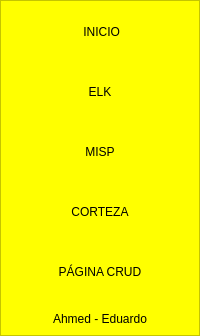
        <widget class="QFrame" name="frame_lateral">
         <property name="minimumSize">
          <size>
           <width>200</width>
           <height>0</height>
          </size>
         </property>
         <property name="maximumSize">
          <size>
           <width>0</width>
           <height>16777215</height>
          </size>
         </property>
         <property name="layoutDirection">
          <enum>Qt::LeftToRight</enum>
         </property>
         <property name="autoFillBackground">
          <bool>false</bool>
         </property>
         <property name="styleSheet">
          <string notr="true">
QFrame{
background-color: yellow;
color: black;
}



QPushButton{
background-color: yellow;
border-top-left-radius: 20px;
border-bottom-left-radius: 20px;
color: black;
font: 75 12pt &quot;Arial Narrow&quot;;
	
}

QPushButton:hover{
background-color: black;
border-top-left-radius: 20px;
border-bottom-left-radius: 20px;
color:yellow;

font: 75 12pt &quot;Arial Narrow&quot;;
}</string>
         </property>
         <property name="frameShape">
          <enum>QFrame::StyledPanel</enum>
         </property>
         <property name="frameShadow">
          <enum>QFrame::Plain</enum>
         </property>
         <layout class="QVBoxLayout" name="verticalLayout_2">
          <property name="spacing">
           <number>20</number>
          </property>
          <property name="leftMargin">
           <number>0</number>
          </property>
          <property name="rightMargin">
           <number>0</number>
          </property>
          <property name="bottomMargin">
           <number>9</number>
          </property>
          <item>
           <widget class="QPushButton" name="bt_inicio">
            <property name="minimumSize">
             <size>
              <width>0</width>
              <height>40</height>
             </size>
            </property>
            <property name="contextMenuPolicy">
             <enum>Qt::DefaultContextMenu</enum>
            </property>
            <property name="layoutDirection">
             <enum>Qt::LeftToRight</enum>
            </property>
            <property name="text">
             <string>              INICIO             </string>
            </property>
            <property name="iconSize">
             <size>
              <width>32</width>
              <height>32</height>
             </size>
            </property>
           </widget>
          </item>
          <item>
           <widget class="QPushButton" name="bt_uno">
            <property name="minimumSize">
             <size>
              <width>0</width>
              <height>40</height>
             </size>
            </property>
            <property name="toolTipDuration">
             <number>0</number>
            </property>
            <property name="styleSheet">
             <string notr="true"/>
            </property>
            <property name="text">
             <string>ELK</string>
            </property>
            <property name="iconSize">
             <size>
              <width>32</width>
              <height>32</height>
             </size>
            </property>
           </widget>
          </item>
          <item>
           <widget class="QPushButton" name="bt_dos">
            <property name="minimumSize">
             <size>
              <width>0</width>
              <height>40</height>
             </size>
            </property>
            <property name="styleSheet">
             <string notr="true"/>
            </property>
            <property name="text">
             <string>MISP</string>
            </property>
            <property name="iconSize">
             <size>
              <width>32</width>
              <height>32</height>
             </size>
            </property>
           </widget>
          </item>
          <item>
           <widget class="QPushButton" name="bt_tres">
            <property name="minimumSize">
             <size>
              <width>0</width>
              <height>40</height>
             </size>
            </property>
            <property name="styleSheet">
             <string notr="true"/>
            </property>
            <property name="text">
             <string>CORTEZA</string>
            </property>
            <property name="iconSize">
             <size>
              <width>32</width>
              <height>32</height>
             </size>
            </property>
           </widget>
          </item>
          <item>
           <widget class="QPushButton" name="bt_cinco">
            <property name="minimumSize">
             <size>
              <width>0</width>
              <height>40</height>
             </size>
            </property>
            <property name="styleSheet">
             <string notr="true"/>
            </property>
            <property name="text">
             <string>PÁGINA CRUD</string>
            </property>
            <property name="iconSize">
             <size>
              <width>32</width>
              <height>32</height>
             </size>
            </property>
           </widget>
          </item>
          <item>
           <widget class="QLabel" name="label_2">
            <property name="styleSheet">
             <string notr="true">font:15px &quot;Arial black&quot;;</string>
            </property>
            <property name="text">
             <string>Ahmed - Eduardo</string>
            </property>
            <property name="alignment">
             <set>Qt::AlignBottom|Qt::AlignHCenter</set>
            </property>
           </widget>
          </item>
         </layout>
        </widget>
